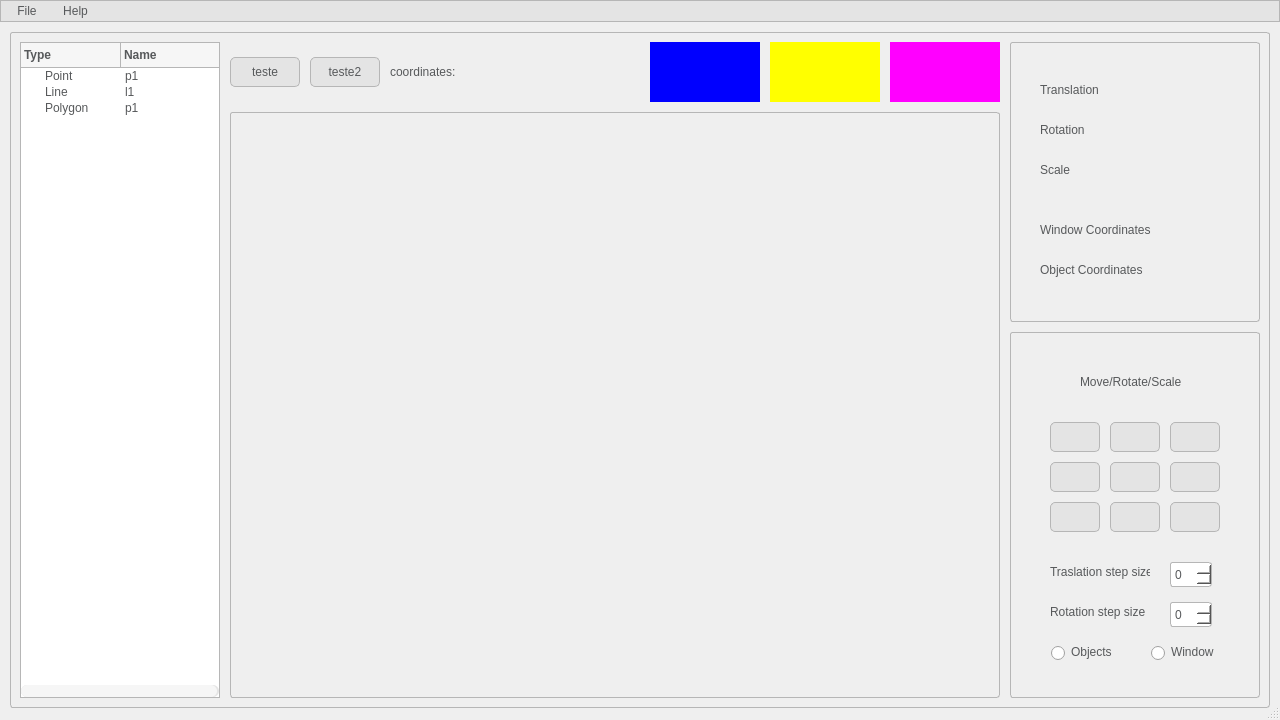
 <widget class="QMainWindow" name="MainWindow">
  <property name="geometry">
   <rect>
    <x>0</x>
    <y>0</y>
    <width>1280</width>
    <height>720</height>
   </rect>
  </property>
  <property name="minimumSize">
   <size>
    <width>1280</width>
    <height>720</height>
   </size>
  </property>
  <property name="windowTitle">
   <string>Viewport Visualizer</string>
  </property>
  <property name="styleSheet">
   <string notr="true">QPalette{background:#FFFFFF;}*{outline:0px;color:#57595B;}

QWidget[form=&quot;true&quot;],QLabel[frameShape=&quot;1&quot;]{
border:1px solid #B6B6B6;
border-radius:0px;
}

QWidget[form=&quot;bottom&quot;]{
background:#E4E4E4;
}

QWidget[form=&quot;bottom&quot;] .QFrame{
border:1px solid #57595B;
}

QWidget[form=&quot;bottom&quot;] QLabel,QWidget[form=&quot;title&quot;] QLabel{
border-radius:0px;
color:#57595B;
background:none;
border-style:none;
}

QWidget[form=&quot;title&quot;],QWidget[nav=&quot;left&quot;],QWidget[nav=&quot;top&quot;] QAbstractButton{
border-style:none;
border-radius:0px;
padding:5px;
color:#57595B;
background:qlineargradient(spread:pad,x1:0,y1:0,x2:0,y2:1,stop:0 #E4E4E4,stop:1 #E4E4E4);
}

QWidget[nav=&quot;top&quot;] QAbstractButton:hover,QWidget[nav=&quot;top&quot;] QAbstractButton:pressed,QWidget[nav=&quot;top&quot;] QAbstractButton:checked{
border-style:solid;
border-width:0px 0px 2px 0px;
padding:4px 4px 2px 4px;
border-color:#00BB9E;
background:qlineargradient(spread:pad,x1:0,y1:0,x2:0,y2:1,stop:0 #F6F6F6,stop:1 #F6F6F6);
}

QWidget[nav=&quot;left&quot;] QAbstractButton{
border-radius:0px;
color:#57595B;
background:none;
border-style:none;
}

QWidget[nav=&quot;left&quot;] QAbstractButton:hover{
color:#FFFFFF;
background-color:#00BB9E;
}

QWidget[nav=&quot;left&quot;] QAbstractButton:checked,QWidget[nav=&quot;left&quot;] QAbstractButton:pressed{
color:#57595B;
border-style:solid;
border-width:0px 0px 0px 2px;
padding:4px 4px 4px 2px;
border-color:#00BB9E;
background-color:#FFFFFF;
}

QWidget[video=&quot;true&quot;] QLabel{
color:#57595B;
border:1px solid #B6B6B6;
background:qlineargradient(spread:pad,x1:0,y1:0,x2:0,y2:1,stop:0 #E4E4E4,stop:1 #E4E4E4);
}

QWidget[video=&quot;true&quot;] QLabel:focus{
border:1px solid #00BB9E;
background:qlineargradient(spread:pad,x1:0,y1:0,x2:0,y2:1,stop:0 #F6F6F6,stop:1 #F6F6F6);
}

QLineEdit,QTextEdit,QPlainTextEdit,QSpinBox,QDoubleSpinBox,QComboBox,QDateEdit,QTimeEdit,QDateTimeEdit{
border:1px solid #B6B6B6;
border-radius:3px;
padding:2px;
background:none;
selection-background-color:#E4E4E4;
selection-color:#57595B;
}

QLineEdit:focus,QTextEdit:focus,QPlainTextEdit:focus,QSpinBox:focus,QDoubleSpinBox:focus,QComboBox:focus,QDateEdit:focus,QTimeEdit:focus,QDateTimeEdit:focus,QLineEdit:hover,QTextEdit:hover,QPlainTextEdit:hover,QSpinBox:hover,QDoubleSpinBox:hover,QComboBox:hover,QDateEdit:hover,QTimeEdit:hover,QDateTimeEdit:hover{
border:1px solid #B6B6B6;
}

QLineEdit[echoMode=&quot;2&quot;]{
lineedit-password-character:9679;
}

.QFrame{
border:1px solid #B6B6B6;
border-radius:3px;
}

.QGroupBox{
border:1px solid #B6B6B6;
border-radius:5px;
margin-top:3ex;
}

.QGroupBox::title{
subcontrol-origin:margin;
position:relative;
left:10px;
}

.QPushButton,.QToolButton{
border-style:none;
border:1px solid #B6B6B6;
color:#57595B;
padding:5px;
min-height:15px;
border-radius:5px;
background:qlineargradient(spread:pad,x1:0,y1:0,x2:0,y2:1,stop:0 #E4E4E4,stop:1 #E4E4E4);
}

.QPushButton:hover,.QToolButton:hover{
background:qlineargradient(spread:pad,x1:0,y1:0,x2:0,y2:1,stop:0 #F6F6F6,stop:1 #F6F6F6);
}

.QPushButton:pressed,.QToolButton:pressed{
background:qlineargradient(spread:pad,x1:0,y1:0,x2:0,y2:1,stop:0 #E4E4E4,stop:1 #E4E4E4);
}

.QToolButton::menu-indicator{
image:None;
}

QToolButton#btnMenu,QPushButton#btnMenu_Min,QPushButton#btnMenu_Max,QPushButton#btnMenu_Close{
border-radius:3px;
color:#57595B;
padding:3px;
margin:0px;
background:none;
border-style:none;
}

QToolButton#btnMenu:hover,QPushButton#btnMenu_Min:hover,QPushButton#btnMenu_Max:hover{
color:#FFFFFF;
margin:1px 1px 2px 1px;
background-color:rgba(51,127,209,230);
}

QPushButton#btnMenu_Close:hover{
color:#FFFFFF;
margin:1px 1px 2px 1px;
background-color:rgba(238,0,0,128);
}

QRadioButton::indicator{
width:15px;
height:15px;
}

QRadioButton::indicator::unchecked{
image:url(:/qss/qss/flatwhite/radiobutton_unchecked.png);
}

QRadioButton::indicator::unchecked:disabled{
image:url(:/qss/qss/flatwhite/radiobutton_unchecked_disable.png);
}

QRadioButton::indicator::checked{
image:url(:/qss/qss/flatwhite/radiobutton_checked.png);
}

QRadioButton::indicator::checked:disabled{
image:url(:/qss/qss/flatwhite/radiobutton_checked_disable.png);
}

QGroupBox::indicator,QTreeWidget::indicator,QListWidget::indicator{
padding:0px -3px 0px 3px;
}

QCheckBox::indicator,QGroupBox::indicator,QTreeWidget::indicator,QListWidget::indicator{
width:13px;
height:13px;
}

QCheckBox::indicator:unchecked,QGroupBox::indicator:unchecked,QTreeWidget::indicator:unchecked,QListWidget::indicator:unchecked{
image:url(:/qss/qss/flatwhite/checkbox_unchecked.png);
}

QCheckBox::indicator:unchecked:disabled,QGroupBox::indicator:unchecked:disabled,QTreeWidget::indicator:unchecked:disabled,QListWidget::indicator:disabled{
image:url(:/qss/qss/flatwhite/checkbox_unchecked_disable.png);
}

QCheckBox::indicator:checked,QGroupBox::indicator:checked,QTreeWidget::indicator:checked,QListWidget::indicator:checked{
image:url(:/qss/qss/flatwhite/checkbox_checked.png);
}

QCheckBox::indicator:checked:disabled,QGroupBox::indicator:checked:disabled,QTreeWidget::indicator:checked:disabled,QListWidget::indicator:checked:disabled{
image:url(:/qss/qss/flatwhite/checkbox_checked_disable.png);
}

QCheckBox::indicator:indeterminate,QGroupBox::indicator:indeterminate,QTreeWidget::indicator:indeterminate,QListWidget::indicator:indeterminate{
image:url(:/qss/qss/flatwhite/checkbox_parcial.png);
}

QCheckBox::indicator:indeterminate:disabled,QGroupBox::indicator:indeterminate:disabled,QTreeWidget::indicator:indeterminate:disabled,QListWidget::indicator:indeterminate:disabled{
image:url(:/qss/qss/flatwhite/checkbox_parcial_disable.png);
}

QTimeEdit::up-button,QDateEdit::up-button,QDateTimeEdit::up-button,QDoubleSpinBox::up-button,QSpinBox::up-button{
image:url(:/qss/qss/flatwhite/add_top.png);
width:10px;
height:10px;
padding:2px 5px 0px 0px;
}

QTimeEdit::down-button,QDateEdit::down-button,QDateTimeEdit::down-button,QDoubleSpinBox::down-button,QSpinBox::down-button{
image:url(:/qss/qss/flatwhite/add_bottom.png);
width:10px;
height:10px;
padding:0px 5px 2px 0px;
}

QTimeEdit::up-button:pressed,QDateEdit::up-button:pressed,QDateTimeEdit::up-button:pressed,QDoubleSpinBox::up-button:pressed,QSpinBox::up-button:pressed{
top:-2px;
}
  
QTimeEdit::down-button:pressed,QDateEdit::down-button:pressed,QDateTimeEdit::down-button:pressed,QDoubleSpinBox::down-button:pressed,QSpinBox::down-button:pressed,QSpinBox::down-button:pressed{
bottom:-2px;
}

QComboBox::down-arrow,QDateEdit[calendarPopup=&quot;true&quot;]::down-arrow,QTimeEdit[calendarPopup=&quot;true&quot;]::down-arrow,QDateTimeEdit[calendarPopup=&quot;true&quot;]::down-arrow{
image:url(:/qss/qss/flatwhite/add_bottom.png);
width:10px;
height:10px;
right:2px;
}

QComboBox::drop-down,QDateEdit::drop-down,QTimeEdit::drop-down,QDateTimeEdit::drop-down{
subcontrol-origin:padding;
subcontrol-position:top right;
width:15px;
border-left-width:0px;
border-left-style:solid;
border-top-right-radius:3px;
border-bottom-right-radius:3px;
border-left-color:#B6B6B6;
}

QComboBox::drop-down:on{
top:1px;
}

QMenuBar::item{
color:#57595B;
background-color:#E4E4E4;
margin:0px;
padding:3px 10px;
}

QMenu,QMenuBar,QMenu:disabled,QMenuBar:disabled{
color:#57595B;
background-color:#E4E4E4;
border:1px solid #B6B6B6;
margin:0px;
}

QMenu::item{
padding:3px 20px;
}

QMenu::indicator{
width:13px;
height:13px;
}

QMenu::item:selected,QMenuBar::item:selected{
color:#57595B;
border:0px solid #B6B6B6;
background:#F6F6F6;
}

QMenu::separator{
height:1px;
background:#B6B6B6;
}

QProgressBar{
min-height:10px;
background:#E4E4E4;
border-radius:5px;
text-align:center;
border:1px solid #E4E4E4;
}

QProgressBar:chunk{
border-radius:5px;
background-color:#B6B6B6;
}

QSlider::groove:horizontal{
background:#E4E4E4;
height:8px;
border-radius:4px;
}

QSlider::add-page:horizontal{
background:#E4E4E4;
height:8px;
border-radius:4px;
}

QSlider::sub-page:horizontal{
background:#B6B6B6;
height:8px;
border-radius:4px;
}

QSlider::handle:horizontal{
width:13px;
margin-top:-3px;
margin-bottom:-3px;
border-radius:6px;
background:qradialgradient(spread:pad,cx:0.5,cy:0.5,radius:0.5,fx:0.5,fy:0.5,stop:0.6 #FFFFFF,stop:0.8 #B6B6B6);
}

QSlider::groove:vertical{
width:8px;
border-radius:4px;
background:#E4E4E4;
}

QSlider::add-page:vertical{
width:8px;
border-radius:4px;
background:#E4E4E4;
}

QSlider::sub-page:vertical{
width:8px;
border-radius:4px;
background:#B6B6B6;
}

QSlider::handle:vertical{
height:14px;
margin-left:-3px;
margin-right:-3px;
border-radius:6px;
background:qradialgradient(spread:pad,cx:0.5,cy:0.5,radius:0.5,fx:0.5,fy:0.5,stop:0.6 #FFFFFF,stop:0.8 #B6B6B6);
}

QScrollBar:horizontal{
background:#E4E4E4;
padding:0px;
border-radius:6px;
max-height:12px;
}

QScrollBar::handle:horizontal{
background:#F6F6F6;
min-width:50px;
border-radius:6px;
}

QScrollBar::handle:horizontal:hover{
background:#B6B6B6;
}

QScrollBar::handle:horizontal:pressed{
background:#B6B6B6;
}

QScrollBar::add-page:horizontal{
background:none;
}

QScrollBar::sub-page:horizontal{
background:none;
}

QScrollBar::add-line:horizontal{
background:none;
}

QScrollBar::sub-line:horizontal{
background:none;
}

QScrollBar:vertical{
background:#E4E4E4;
padding:0px;
border-radius:6px;
max-width:12px;
}

QScrollBar::handle:vertical{
background:#F6F6F6;
min-height:50px;
border-radius:6px;
}

QScrollBar::handle:vertical:hover{
background:#B6B6B6;
}

QScrollBar::handle:vertical:pressed{
background:#B6B6B6;
}

QScrollBar::add-page:vertical{
background:none;
}

QScrollBar::sub-page:vertical{
background:none;
}

QScrollBar::add-line:vertical{
background:none;
}

QScrollBar::sub-line:vertical{
background:none;
}

QScrollArea{
border:0px;
}

QTreeView,QListView,QTableView,QTabWidget::pane{
border:1px solid #B6B6B6;
selection-background-color:#F6F6F6;
selection-color:#57595B;
alternate-background-color:#F6F6F6;
gridline-color:#B6B6B6;
}

QTreeView::branch:closed:has-children{
margin:4px;
border-image:url(:/qss/qss/flatwhite/branch_open.png);
}

QTreeView::branch:open:has-children{
margin:4px;
border-image:url(:/qss/qss/flatwhite/branch_close.png);
}

QTreeView,QListView,QTableView,QSplitter::handle,QTreeView::branch{
background:#FFFFFF;
}

QTableView::item:selected,QListView::item:selected,QTreeView::item:selected{
color:#57595B;
background:qlineargradient(spread:pad,x1:0,y1:0,x2:0,y2:1,stop:0 #E4E4E4,stop:1 #E4E4E4);
}

QTableView::item:hover,QListView::item:hover,QTreeView::item:hover{
color:#57595B;
background:qlineargradient(spread:pad,x1:0,y1:0,x2:0,y2:1,stop:0 #F6F6F6,stop:1 #F6F6F6);
}

QTableView::item,QListView::item,QTreeView::item{
padding:1px;
margin:0px;
}

QHeaderView::section,QTableCornerButton:section{
padding:3px;
margin:0px;
color:#57595B;
border:1px solid #B6B6B6;
border-left-width:0px;
border-right-width:1px;
border-top-width:0px;
border-bottom-width:1px;
background:qlineargradient(spread:pad,x1:0,y1:0,x2:0,y2:1,stop:0 #F6F6F6,stop:1 #F6F6F6);
}

QTabBar::tab{
border:1px solid #B6B6B6;
color:#57595B;
margin:0px;
background:qlineargradient(spread:pad,x1:0,y1:0,x2:0,y2:1,stop:0 #F6F6F6,stop:1 #F6F6F6);
}

QTabBar::tab:selected,QTabBar::tab:hover{
border-style:solid;
border-color:#00BB9E;
background:qlineargradient(spread:pad,x1:0,y1:0,x2:0,y2:1,stop:0 #E4E4E4,stop:1 #E4E4E4);
}

QTabBar::tab:top,QTabBar::tab:bottom{
padding:3px 8px 3px 8px;
}

QTabBar::tab:left,QTabBar::tab:right{
padding:8px 3px 8px 3px;
}

QTabBar::tab:top:selected,QTabBar::tab:top:hover{
border-width:2px 0px 0px 0px;
}

QTabBar::tab:right:selected,QTabBar::tab:right:hover{
border-width:0px 0px 0px 2px;
}

QTabBar::tab:bottom:selected,QTabBar::tab:bottom:hover{
border-width:0px 0px 2px 0px;
}

QTabBar::tab:left:selected,QTabBar::tab:left:hover{
border-width:0px 2px 0px 0px;
}

QTabBar::tab:first:top:selected,QTabBar::tab:first:top:hover,QTabBar::tab:first:bottom:selected,QTabBar::tab:first:bottom:hover{
border-left-width:1px;
border-left-color:#B6B6B6;
}

QTabBar::tab:first:left:selected,QTabBar::tab:first:left:hover,QTabBar::tab:first:right:selected,QTabBar::tab:first:right:hover{
border-top-width:1px;
border-top-color:#B6B6B6;
}

QTabBar::tab:last:top:selected,QTabBar::tab:last:top:hover,QTabBar::tab:last:bottom:selected,QTabBar::tab:last:bottom:hover{
border-right-width:1px;
border-right-color:#B6B6B6;
}

QTabBar::tab:last:left:selected,QTabBar::tab:last:left:hover,QTabBar::tab:last:right:selected,QTabBar::tab:last:right:hover{
border-bottom-width:1px;
border-bottom-color:#B6B6B6;
}

QStatusBar::item{
border:0px solid #E4E4E4;
border-radius:3px;
}

QToolBox::tab,QGroupBox#gboxDevicePanel,QGroupBox#gboxDeviceTitle,QFrame#gboxDevicePanel,QFrame#gboxDeviceTitle{
padding:3px;
border-radius:5px;
color:#57595B;
background:qlineargradient(spread:pad,x1:0,y1:0,x2:0,y2:1,stop:0 #E4E4E4,stop:1 #E4E4E4);
}

QToolTip{
border:0px solid #57595B;
padding:1px;
color:#57595B;
background:qlineargradient(spread:pad,x1:0,y1:0,x2:0,y2:1,stop:0 #E4E4E4,stop:1 #E4E4E4);
}

QToolBox::tab:selected{
background:qlineargradient(spread:pad,x1:0,y1:0,x2:0,y2:1,stop:0 #F6F6F6,stop:1 #F6F6F6);
}

QPrintPreviewDialog QToolButton{
border:0px solid #57595B;
border-radius:0px;
margin:0px;
padding:3px;
background:none;
}

QColorDialog QPushButton,QFileDialog QPushButton{
min-width:80px;
}

QToolButton#qt_calendar_prevmonth{
icon-size:0px;
min-width:20px;
image:url(:/qss/qss/flatwhite/calendar_prevmonth.png);
}

QToolButton#qt_calendar_nextmonth{
icon-size:0px;
min-width:20px;
image:url(:/qss/qss/flatwhite/calendar_nextmonth.png);
}

QToolButton#qt_calendar_prevmonth,QToolButton#qt_calendar_nextmonth,QToolButton#qt_calendar_monthbutton,QToolButton#qt_calendar_yearbutton{
border:0px solid #57595B;
border-radius:3px;
margin:3px 3px 3px 3px;
padding:3px;
background:none;
}

QToolButton#qt_calendar_prevmonth:hover,QToolButton#qt_calendar_nextmonth:hover,QToolButton#qt_calendar_monthbutton:hover,QToolButton#qt_calendar_yearbutton:hover,QToolButton#qt_calendar_prevmonth:pressed,QToolButton#qt_calendar_nextmonth:pressed,QToolButton#qt_calendar_monthbutton:pressed,QToolButton#qt_calendar_yearbutton:pressed{
border:1px solid #B6B6B6;
}

QCalendarWidget QSpinBox#qt_calendar_yearedit{
margin:2px;
}

QCalendarWidget QToolButton::menu-indicator{
image:None;
}

QCalendarWidget QTableView{
border-width:0px;
}

QCalendarWidget QWidget#qt_calendar_navigationbar{
border:1px solid #B6B6B6;
border-width:1px 1px 0px 1px;
background:qlineargradient(spread:pad,x1:0,y1:0,x2:0,y2:1,stop:0 #E4E4E4,stop:1 #E4E4E4);
}

QComboBox QAbstractItemView::item{
min-height:20px;
min-width:10px;
}

QTableView[model=&quot;true&quot;]::item{
padding:0px;
margin:0px;
}

QTableView QLineEdit,QTableView QComboBox,QTableView QSpinBox,QTableView QDoubleSpinBox,QTableView QDateEdit,QTableView QTimeEdit,QTableView QDateTimeEdit{
border-width:0px;
border-radius:0px;
}

QTableView QLineEdit:focus,QTableView QComboBox:focus,QTableView QSpinBox:focus,QTableView QDoubleSpinBox:focus,QTableView QDateEdit:focus,QTableView QTimeEdit:focus,QTableView QDateTimeEdit:focus{
border-width:0px;
border-radius:0px;
}

QLineEdit,QTextEdit,QPlainTextEdit,QSpinBox,QDoubleSpinBox,QComboBox,QDateEdit,QTimeEdit,QDateTimeEdit{
background:#FFFFFF;
}

*:disabled{
background:#FFFFFF;
border-color:#E4E4E4;
}

/*TextColor:#57595B*/
/*PanelColor:#FFFFFF*/
/*BorderColor:#B6B6B6*/
/*NormalColorStart:#E4E4E4*/
/*NormalColorEnd:#E4E4E4*/
/*DarkColorStart:#F6F6F6*/
/*DarkColorEnd:#F6F6F6*/
/*HighColor:#00BB9E*/</string>
  </property>
  <widget class="QWidget" name="centralwidget">
   <property name="minimumSize">
    <size>
     <width>1280</width>
     <height>720</height>
    </size>
   </property>
   <widget class="QFrame" name="frameMain">
    <property name="geometry">
     <rect>
      <x>10</x>
      <y>10</y>
      <width>1260</width>
      <height>676</height>
     </rect>
    </property>
    <property name="frameShape">
     <enum>QFrame::StyledPanel</enum>
    </property>
    <property name="frameShadow">
     <enum>QFrame::Raised</enum>
    </property>
    <widget class="QWidget" name="widget_blue_2" native="true">
     <property name="geometry">
      <rect>
       <x>640</x>
       <y>10</y>
       <width>110</width>
       <height>60</height>
      </rect>
     </property>
     <property name="styleSheet">
      <string notr="true">background-color: blue</string>
     </property>
    </widget>
    <widget class="QWidget" name="widget_yellow_2" native="true">
     <property name="geometry">
      <rect>
       <x>760</x>
       <y>10</y>
       <width>110</width>
       <height>60</height>
      </rect>
     </property>
     <property name="styleSheet">
      <string notr="true">background-color: yellow</string>
     </property>
    </widget>
    <widget class="QWidget" name="widget_magenta_2" native="true">
     <property name="geometry">
      <rect>
       <x>880</x>
       <y>10</y>
       <width>110</width>
       <height>60</height>
      </rect>
     </property>
     <property name="styleSheet">
      <string notr="true">background-color: magenta</string>
     </property>
    </widget>
    <widget class="QFrame" name="frameDrawer_2">
     <property name="geometry">
      <rect>
       <x>220</x>
       <y>80</y>
       <width>770</width>
       <height>586</height>
      </rect>
     </property>
     <property name="frameShape">
      <enum>QFrame::StyledPanel</enum>
     </property>
     <property name="frameShadow">
      <enum>QFrame::Raised</enum>
     </property>
     <widget class="QWidget" name="widgetDrawer_2" native="true">
      <property name="geometry">
       <rect>
        <x>10</x>
        <y>10</y>
        <width>750</width>
        <height>565</height>
       </rect>
      </property>
      <property name="styleSheet">
       <string notr="true">background-color: '#3d3d3d'</string>
      </property>
     </widget>
    </widget>
    <widget class="QPushButton" name="buttonSaveXml_2">
     <property name="geometry">
      <rect>
       <x>220</x>
       <y>25</y>
       <width>70</width>
       <height>30</height>
      </rect>
     </property>
     <property name="styleSheet">
      <string notr="true"/>
     </property>
     <property name="text">
      <string>teste</string>
     </property>
    </widget>
    <widget class="QPushButton" name="buttonUseless_2">
     <property name="geometry">
      <rect>
       <x>300</x>
       <y>25</y>
       <width>70</width>
       <height>30</height>
      </rect>
     </property>
     <property name="text">
      <string>teste2</string>
     </property>
    </widget>
    <widget class="QLabel" name="labelCoordinates_2">
     <property name="geometry">
      <rect>
       <x>380</x>
       <y>20</y>
       <width>171</width>
       <height>40</height>
      </rect>
     </property>
     <property name="text">
      <string>coordinates:</string>
     </property>
    </widget>
    <widget class="QFrame" name="frame_2">
     <property name="geometry">
      <rect>
       <x>1000</x>
       <y>10</y>
       <width>250</width>
       <height>280</height>
      </rect>
     </property>
     <property name="frameShape">
      <enum>QFrame::StyledPanel</enum>
     </property>
     <property name="frameShadow">
      <enum>QFrame::Raised</enum>
     </property>
     <widget class="QWidget" name="widget" native="true">
      <property name="geometry">
       <rect>
        <x>10</x>
        <y>10</y>
        <width>231</width>
        <height>261</height>
       </rect>
      </property>
      <widget class="QLabel" name="labelTranslation">
       <property name="geometry">
        <rect>
         <x>20</x>
         <y>30</y>
         <width>200</width>
         <height>16</height>
        </rect>
       </property>
       <property name="text">
        <string>Translation</string>
       </property>
      </widget>
      <widget class="QLabel" name="labelRotation">
       <property name="geometry">
        <rect>
         <x>20</x>
         <y>70</y>
         <width>200</width>
         <height>16</height>
        </rect>
       </property>
       <property name="text">
        <string>Rotation</string>
       </property>
      </widget>
      <widget class="QLabel" name="labelScale">
       <property name="geometry">
        <rect>
         <x>20</x>
         <y>110</y>
         <width>200</width>
         <height>16</height>
        </rect>
       </property>
       <property name="text">
        <string>Scale</string>
       </property>
      </widget>
      <widget class="QLabel" name="labelWindowCoordinates">
       <property name="geometry">
        <rect>
         <x>20</x>
         <y>170</y>
         <width>200</width>
         <height>16</height>
        </rect>
       </property>
       <property name="text">
        <string>Window Coordinates</string>
       </property>
      </widget>
      <widget class="QLabel" name="labelObjectsCoordinates">
       <property name="geometry">
        <rect>
         <x>20</x>
         <y>210</y>
         <width>200</width>
         <height>16</height>
        </rect>
       </property>
       <property name="text">
        <string>Object Coordinates</string>
       </property>
      </widget>
     </widget>
    </widget>
    <widget class="QTreeWidget" name="treeWidget">
     <property name="geometry">
      <rect>
       <x>10</x>
       <y>10</y>
       <width>200</width>
       <height>656</height>
      </rect>
     </property>
     <column>
      <property name="text">
       <string notr="true">Type</string>
      </property>
      <property name="font">
       <font>
        <bold>true</bold>
       </font>
      </property>
     </column>
     <column>
      <property name="text">
       <string notr="true">Name</string>
      </property>
      <property name="font">
       <font>
        <bold>true</bold>
       </font>
      </property>
     </column>
     <item>
      <property name="text">
       <string>Point</string>
      </property>
      <property name="text">
       <string>p1</string>
      </property>
     </item>
     <item>
      <property name="text">
       <string>Line</string>
      </property>
      <property name="text">
       <string>l1</string>
      </property>
     </item>
     <item>
      <property name="text">
       <string>Polygon</string>
      </property>
      <property name="text">
       <string>p1</string>
      </property>
     </item>
    </widget>
    <widget class="QFrame" name="frameTransformations">
     <property name="geometry">
      <rect>
       <x>1000</x>
       <y>300</y>
       <width>250</width>
       <height>366</height>
      </rect>
     </property>
     <property name="autoFillBackground">
      <bool>false</bool>
     </property>
     <property name="frameShape">
      <enum>QFrame::StyledPanel</enum>
     </property>
     <property name="frameShadow">
      <enum>QFrame::Raised</enum>
     </property>
     <widget class="QWidget" name="widgetTrasformations" native="true">
      <property name="geometry">
       <rect>
        <x>10</x>
        <y>10</y>
        <width>230</width>
        <height>480</height>
       </rect>
      </property>
      <property name="styleSheet">
       <string notr="true"/>
      </property>
      <widget class="QPushButton" name="buttomRotateLeft">
       <property name="geometry">
        <rect>
         <x>30</x>
         <y>80</y>
         <width>50</width>
         <height>30</height>
        </rect>
       </property>
       <property name="styleSheet">
        <string notr="true"/>
       </property>
       <property name="text">
        <string/>
       </property>
       <property name="icon">
        <iconset>
         <normaloff>rotate-left.png</normaloff>rotate-left.png</iconset>
       </property>
       <property name="iconSize">
        <size>
         <width>24</width>
         <height>24</height>
        </size>
       </property>
       <property name="checkable">
        <bool>false</bool>
       </property>
       <property name="autoExclusive">
        <bool>false</bool>
       </property>
      </widget>
      <widget class="QPushButton" name="buttomRight_2">
       <property name="geometry">
        <rect>
         <x>150</x>
         <y>80</y>
         <width>50</width>
         <height>30</height>
        </rect>
       </property>
       <property name="styleSheet">
        <string notr="true"/>
       </property>
       <property name="text">
        <string/>
       </property>
       <property name="icon">
        <iconset>
         <normaloff>rotate-right.png</normaloff>rotate-right.png</iconset>
       </property>
       <property name="iconSize">
        <size>
         <width>24</width>
         <height>24</height>
        </size>
       </property>
       <property name="checkable">
        <bool>false</bool>
       </property>
       <property name="autoExclusive">
        <bool>false</bool>
       </property>
      </widget>
      <widget class="QPushButton" name="buttomUp">
       <property name="geometry">
        <rect>
         <x>90</x>
         <y>80</y>
         <width>50</width>
         <height>30</height>
        </rect>
       </property>
       <property name="styleSheet">
        <string notr="true"/>
       </property>
       <property name="text">
        <string/>
       </property>
       <property name="icon">
        <iconset>
         <normaloff>up-arrow.png</normaloff>up-arrow.png</iconset>
       </property>
       <property name="iconSize">
        <size>
         <width>24</width>
         <height>24</height>
        </size>
       </property>
       <property name="checkable">
        <bool>false</bool>
       </property>
       <property name="autoExclusive">
        <bool>false</bool>
       </property>
      </widget>
      <widget class="QPushButton" name="buttomDown">
       <property name="geometry">
        <rect>
         <x>90</x>
         <y>160</y>
         <width>50</width>
         <height>30</height>
        </rect>
       </property>
       <property name="styleSheet">
        <string notr="true"/>
       </property>
       <property name="text">
        <string/>
       </property>
       <property name="icon">
        <iconset>
         <normaloff>down-arrow.png</normaloff>down-arrow.png</iconset>
       </property>
       <property name="iconSize">
        <size>
         <width>24</width>
         <height>24</height>
        </size>
       </property>
       <property name="checkable">
        <bool>false</bool>
       </property>
       <property name="autoExclusive">
        <bool>false</bool>
       </property>
      </widget>
      <widget class="QPushButton" name="buttomLeft">
       <property name="geometry">
        <rect>
         <x>30</x>
         <y>120</y>
         <width>50</width>
         <height>30</height>
        </rect>
       </property>
       <property name="styleSheet">
        <string notr="true"/>
       </property>
       <property name="text">
        <string/>
       </property>
       <property name="icon">
        <iconset>
         <normaloff>left-arrow.png</normaloff>left-arrow.png</iconset>
       </property>
       <property name="iconSize">
        <size>
         <width>24</width>
         <height>24</height>
        </size>
       </property>
       <property name="checkable">
        <bool>false</bool>
       </property>
       <property name="autoExclusive">
        <bool>false</bool>
       </property>
      </widget>
      <widget class="QPushButton" name="buttomRight">
       <property name="geometry">
        <rect>
         <x>150</x>
         <y>120</y>
         <width>50</width>
         <height>30</height>
        </rect>
       </property>
       <property name="styleSheet">
        <string notr="true"/>
       </property>
       <property name="text">
        <string/>
       </property>
       <property name="icon">
        <iconset>
         <normaloff>right-arrow.png</normaloff>right-arrow.png</iconset>
       </property>
       <property name="iconSize">
        <size>
         <width>24</width>
         <height>24</height>
        </size>
       </property>
       <property name="checkable">
        <bool>false</bool>
       </property>
       <property name="autoExclusive">
        <bool>false</bool>
       </property>
      </widget>
      <widget class="QSpinBox" name="spinBoxRotateStepSize">
       <property name="geometry">
        <rect>
         <x>150</x>
         <y>260</y>
         <width>42</width>
         <height>25</height>
        </rect>
       </property>
      </widget>
      <widget class="QLabel" name="labelMoveRotate">
       <property name="geometry">
        <rect>
         <x>60</x>
         <y>30</y>
         <width>111</width>
         <height>20</height>
        </rect>
       </property>
       <property name="text">
        <string>Move/Rotate/Scale</string>
       </property>
      </widget>
      <widget class="QSpinBox" name="spinBoxTranslateStepSize">
       <property name="geometry">
        <rect>
         <x>150</x>
         <y>220</y>
         <width>42</width>
         <height>25</height>
        </rect>
       </property>
      </widget>
      <widget class="QLabel" name="labelTranslateStepSize">
       <property name="geometry">
        <rect>
         <x>30</x>
         <y>220</y>
         <width>100</width>
         <height>20</height>
        </rect>
       </property>
       <property name="text">
        <string>Traslation step size</string>
       </property>
      </widget>
      <widget class="QLabel" name="labelRotateStepSize">
       <property name="geometry">
        <rect>
         <x>30</x>
         <y>260</y>
         <width>100</width>
         <height>20</height>
        </rect>
       </property>
       <property name="text">
        <string>Rotation step size</string>
       </property>
      </widget>
      <widget class="QPushButton" name="buttomHome">
       <property name="geometry">
        <rect>
         <x>90</x>
         <y>120</y>
         <width>50</width>
         <height>30</height>
        </rect>
       </property>
       <property name="styleSheet">
        <string notr="true"/>
       </property>
       <property name="text">
        <string/>
       </property>
       <property name="icon">
        <iconset>
         <normaloff>botao-homee.png</normaloff>botao-homee.png</iconset>
       </property>
       <property name="iconSize">
        <size>
         <width>24</width>
         <height>24</height>
        </size>
       </property>
       <property name="checkable">
        <bool>false</bool>
       </property>
       <property name="autoExclusive">
        <bool>false</bool>
       </property>
      </widget>
      <widget class="QPushButton" name="buttomZoomIn">
       <property name="geometry">
        <rect>
         <x>150</x>
         <y>160</y>
         <width>50</width>
         <height>30</height>
        </rect>
       </property>
       <property name="styleSheet">
        <string notr="true"/>
       </property>
       <property name="text">
        <string/>
       </property>
       <property name="icon">
        <iconset>
         <normaloff>../mais-zoom.png</normaloff>../mais-zoom.png</iconset>
       </property>
       <property name="iconSize">
        <size>
         <width>24</width>
         <height>24</height>
        </size>
       </property>
       <property name="checkable">
        <bool>false</bool>
       </property>
       <property name="autoExclusive">
        <bool>false</bool>
       </property>
      </widget>
      <widget class="QPushButton" name="buttomZoomOut">
       <property name="geometry">
        <rect>
         <x>30</x>
         <y>160</y>
         <width>50</width>
         <height>30</height>
        </rect>
       </property>
       <property name="styleSheet">
        <string notr="true"/>
       </property>
       <property name="text">
        <string/>
       </property>
       <property name="icon">
        <iconset>
         <normaloff>../reduzir-o-zoom.png</normaloff>../reduzir-o-zoom.png</iconset>
       </property>
       <property name="iconSize">
        <size>
         <width>24</width>
         <height>24</height>
        </size>
       </property>
       <property name="checkable">
        <bool>false</bool>
       </property>
       <property name="autoExclusive">
        <bool>false</bool>
       </property>
      </widget>
      <widget class="QRadioButton" name="radioButtonWindow">
       <property name="geometry">
        <rect>
         <x>130</x>
         <y>300</y>
         <width>89</width>
         <height>20</height>
        </rect>
       </property>
       <property name="text">
        <string>Window</string>
       </property>
      </widget>
      <widget class="QRadioButton" name="radioButtonObjects">
       <property name="geometry">
        <rect>
         <x>30</x>
         <y>300</y>
         <width>90</width>
         <height>20</height>
        </rect>
       </property>
       <property name="text">
        <string>Objects</string>
       </property>
      </widget>
     </widget>
    </widget>
   </widget>
  </widget>
  <widget class="QMenuBar" name="menubar">
   <property name="geometry">
    <rect>
     <x>0</x>
     <y>0</y>
     <width>1280</width>
     <height>25</height>
    </rect>
   </property>
   <widget class="QMenu" name="menuFile">
    <property name="title">
     <string>File</string>
    </property>
    <addaction name="actionOpen"/>
   </widget>
   <widget class="QMenu" name="menuHelp">
    <property name="title">
     <string>Help</string>
    </property>
    <addaction name="actionAbout"/>
   </widget>
   <addaction name="menuFile"/>
   <addaction name="menuHelp"/>
  </widget>
  <widget class="QStatusBar" name="statusbar"/>
  <action name="actionOpen">
   <property name="text">
    <string>Open</string>
   </property>
  </action>
  <action name="actionAbout">
   <property name="text">
    <string>About</string>
   </property>
  </action>
 </widget>
